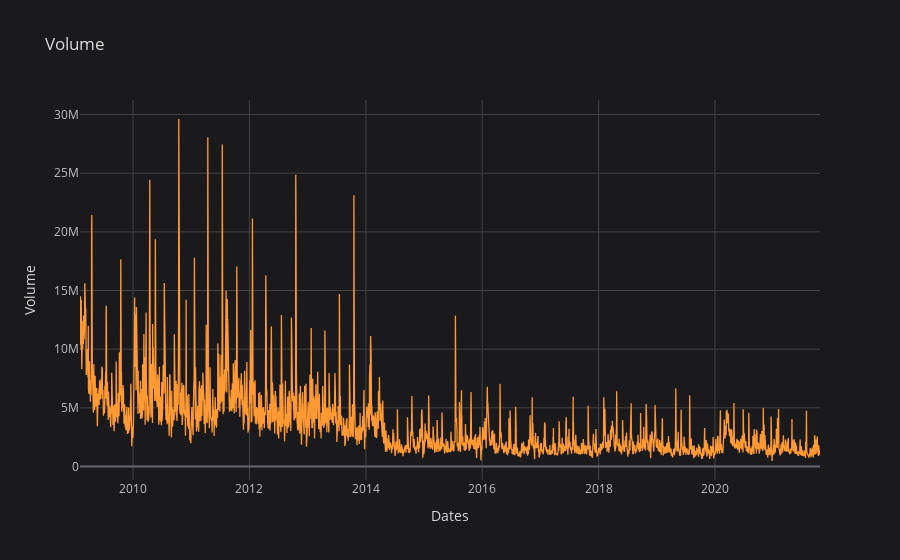

This figure's notebook cell:
### Code cell
googl['Volume'].iplot(title='Volume', xTitle='Dates', yTitle='Volume', theme='space')

### Figure 1 — Plotly figure (JSON) as saved in the notebook; plotly's stock layout.template omitted (floating-point values rounded to 4 significant figures; data arrays with more than 128 entries replaced by an {"elided": "..."} marker saying what was removed)
{"data": [{"line": {"color": "rgba(255, 153, 51, 1.0)", "dash": "solid", "shape": "linear", "width": 1.3}, "mode": "lines", "name": "Volume", "text": "", "type": "scatter", "x": {"elided": "3204 str values"}, "y": {"elided": "3204 int values"}}], "layout": {"legend": {"bgcolor": "#1A1A1C", "font": {"color": "#D9D9D9"}}, "paper_bgcolor": "#1A1A1C", "plot_bgcolor": "#1A1A1C", "title": {"font": {"color": "#D9D9D9"}, "text": "Volume"}, "xaxis": {"gridcolor": "#434343", "showgrid": true, "tickfont": {"color": "#C2C2C2"}, "title": {"font": {"color": "#D9D9D9"}, "text": "Dates"}, "zerolinecolor": "#666570"}, "yaxis": {"gridcolor": "#434343", "showgrid": true, "tickfont": {"color": "#C2C2C2"}, "title": {"font": {"color": "#D9D9D9"}, "text": "Volume"}, "zerolinecolor": "#666570"}}}
